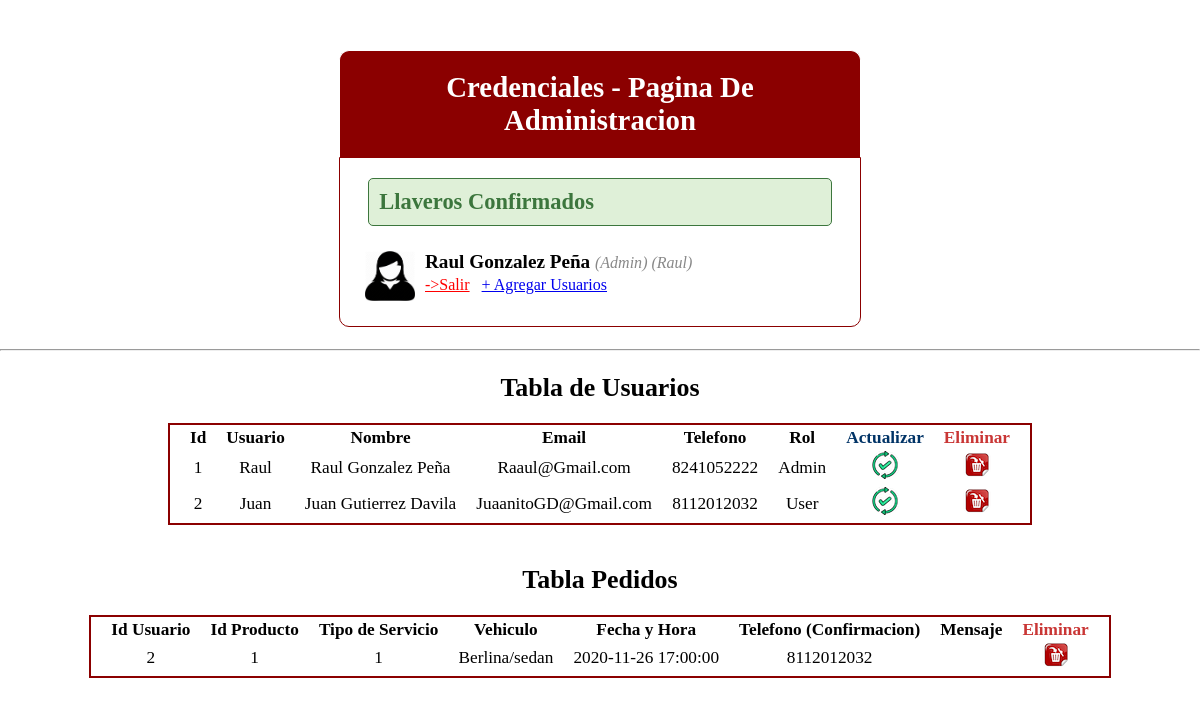
/admin/ (signed in), run on the app's committed database.
### tables this page shows
CREATE TABLE `usuarios` (
  `id_u` int(11) NOT NULL,
  `usuario` varchar(14) NOT NULL,
  `nombre` varchar(30) NOT NULL,
  `email` varchar(50) NOT NULL,
  `passw` varchar(20) NOT NULL,
  `rol` varchar(11) NOT NULL DEFAULT 'User',
  `telefono` varchar(13) NOT NULL
);

CREATE TABLE `pedidos` (
  `id_p` int(11) NOT NULL,
  `tipo_ser` int(11) NOT NULL,
  `car` varchar(20) NOT NULL,
  `fecha` datetime NOT NULL,
  `men` varchar(100) DEFAULT 'Sin Comentarios',
  `c_tel` varchar(13) NOT NULL,
  `usuario_id` int(11) NOT NULL
);

### admin/index.php (the view, shortened to what this page needs)
<?php
include("../conexion.php");
$sql = "SELECT * FROM usuarios";
$sql2 = "SELECT * FROM pedidos";
?>
<!DOCTYPE html>
<html lang="es-ES">
<head>
	<link rel="stylesheet" type="text/css" href="css/style2.css">
	<link rel="stylesheet" type="text/css" href="css/style.css">
</head>
<body>
	<div class="header">
		<h2>Credenciales - Pagina De Administracion</h2>
	</div>
	<div class="content">
			<div class="error success" >
				<h3>
					<p>Llaveros Confirmados</p>
				</h3>
			</div>
<div class="profile_info">
	<img src="../images/admin_profile.png"  >
	<div>
				<?php  if (isset($_SESSION['usuario'])) : ?>
					<strong><?php echo $_SESSION['nombre']; ?></strong>
					<small>
						<i  style="color: #888;">(<?php echo ($_SESSION['rol']);?>) (<?php echo ($_SESSION['usuario']);?>)</i>
						<br>
						<a href="../login.php?logout='1'" style="color: red;">->Salir</a>
						&nbsp; <a href="registrarAdmin.php"> + Agregar Usuarios</a>
					</small>
				<?php endif ?>
			</div>
		</div>
				</div>
	<br>
	<hr>
	<br>
<div class="colorwhite">
	<div class="center" class="header">
		<h2 class="cent">Tabla de Usuarios</h2>
	</div>
	<br>
<table class="tabla">
		<tr>
		<th>Id</th>
		<th>Usuario</th>
		<th>Nombre</th>
		<th>Email</th>
		<th>Telefono</th>
		<th>Rol</th>
		<th class="txtBlue">Actualizar</th>
		<th class="txtRojo">Eliminar</th>
		</tr>
		<?php $resultado = mysqli_query($conexion, $sql);
		while($row = mysqli_fetch_assoc($resultado)) {
		?>
		<tr>
		    <td><?php echo $row["id_u"] ?></td>
			<td><?php echo $row["usuario"] ?></td>
			<td><?php echo $row["nombre"] ?></td>
			<td><?php echo $row["email"] ?></td>
			<td><?php echo $row["telefono"] ?></td>
			<td><?php echo $row["rol"] ?></td>
			<td><a class="acticon" href="actualizar.php?id=<?php echo $row["id_u"] ?>"></a></td>
			<td><a class="eliminaricon" href="eliminar.php?id=<?php echo $row["id_u"] ?>"></a></td>
		</tr>
		<?php }
?>
	</table>
	<br>
	<br>
	<div class="center" class="header">
		<h2 class="cent">Tabla Pedidos</h2>
	</div>
	<br>
<table class="tabla">
		<tr>
		<th>Id Usuario</th>
		<th>Id Producto</th>
		<th>Tipo de Servicio</th>
		<th>Vehiculo</th>
		<th>Fecha y Hora</th>
		<th>Telefono (Confirmacion)</th>
		<th>Mensaje</th>
		<th class="txtRojo">Eliminar</th>
		</tr>
		<?php $resultado = mysqli_query($conexion, $sql2);
		while($row = mysqli_fetch_assoc($resultado)) {
		?>
		<tr>
		    <td><?php echo $row["usuario_id"] ?></td>
		    <td><?php echo $row["id_p"] ?></td>
			<td><?php echo $row["tipo_ser"] ?></td>
			<td><?php echo $row["car"] ?></td>
			<td><?php echo $row["fecha"] ?></td>
			<td><?php echo $row["c_tel"] ?></td>
			<td><?php echo $row["men"] ?></td>
			<td><a class="eliminaricon" href="eliminar_pe.php?id=<?php echo $row["id_p"] ?>"></a></td>
		</tr>
		<?php }
?>
	</table>
<br>
<br>
<br>
		</div>
</body>
</html>

### admin/css/style2.css (style rules this page uses)
* { margin: 0px; padding: 0px; }
.txtRojo { text-decoration:none; color:#C93635; }
.txtBlue { text-decoration:none; color:#003366; }
.tabla { border-collapse: separate; border-spacing: 20px 3px; text-align:center; margin: 0 auto; border:darkred 3.5px solid; }
.center { text-align:center; }

### admin/css/style.css (style rules this page uses)
* { margin: 0px; padding: 0px; }
body { font-size: 120%; background: white; }
.header { width: 40%; margin: 50px auto 0px; color: white; background: darkred; text-align: center; border: 1px solid white; border-bottom: none; border-radius: 10px 10px 0px 0px; padding: 20px; }
form, .content { width: 40%; margin: 0px auto; padding: 20px; border: 1px solid darkred; background: white; border-radius: 0px 0px 10px 10px; border-color: darkred; }
.error { width: 92%; margin: 0px auto; padding: 10px; border: 1px solid #a94442; color: #a94442; background: #f2dede; border-radius: 5px; text-align: left; }
.success { color: #3c763d; background: #dff0d8; border: 1px solid #3c763d; margin-bottom: 20px; }
.profile_info img { display: inline-block; width: 50px; height: 50px; margin: 5px; float: left; }
.profile_info div { display: inline-block; margin: 5px; }
.profile_info:after { content: ""; display: block; clear: both; }
.colorwhite { color: black; font-family: 'Times New Roman', Times, serif; font-size: 90%; }
.center { text-align:center; }
.txtRojo { text-decoration:none; color:#C93635; }
.txtBlue { text-decoration:none; color:#003366; }
.tabla { border-collapse: separate; border-spacing: 20px 3px; text-align:center; margin: 0 auto; border:darkred 2.5px solid; }

### admin/index.php (style rules this page uses)
.eliminaricon:before { content: url(css/e.png); }
.acticon:before { content: url(css/a.png); }

### data on the page
usuarios: id_u "1", usuario "Raul", nombre "Raul Gonzalez Peña", email "Raaul@Gmail.com", telefono "8241052222", rol "Admin"
usuarios: id_u "2", usuario "Juan", nombre "Juan Gutierrez Davila", email "JuaanitoGD@Gmail.com", telefono "8112012032", rol "User"
pedidos: usuario "2", id_p "1", tipo_ser "1", car "Berlina/sedan", fecha "2020-11-26 17:00:00", c_tel "8112012032"

### other printed values
$_SESSION['nombre'] "Raul Gonzalez Peña"
$_SESSION['rol'] "Admin"
$_SESSION['usuario'] "Raul"
